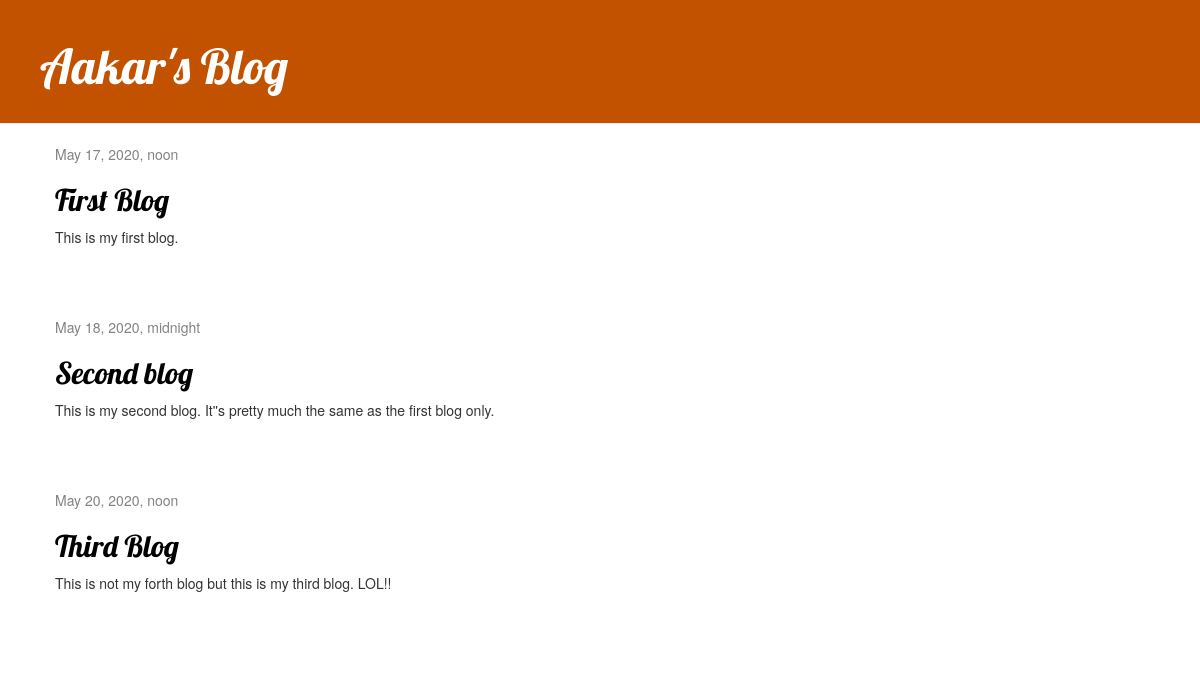
Before: / with the older database file.
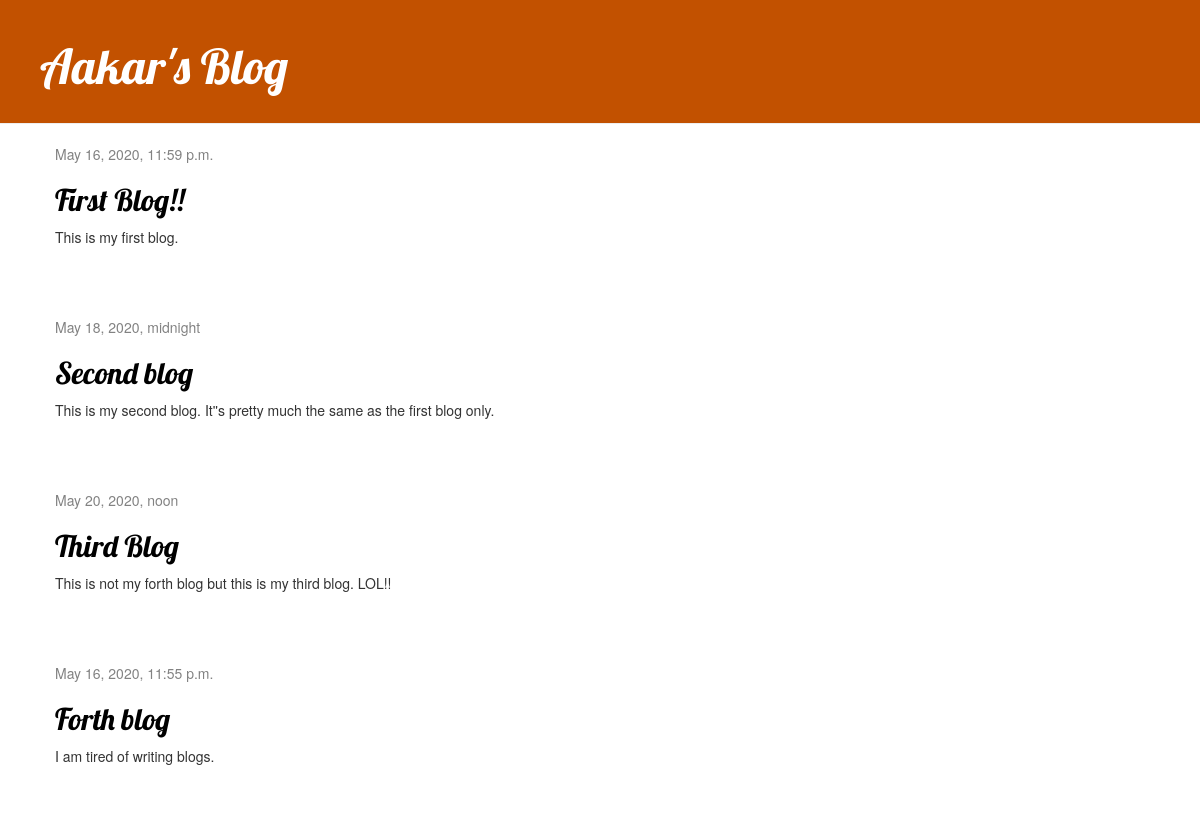
After: the same page with the newer database file.
### blog/models.py (models this page shows, shortened)
class Post(models.Model):
    author = models.ForeignKey(settings.AUTH_USER_MODEL, on_delete=models.CASCADE)
    title = models.CharField(max_length=200)
    text = models.TextField()
    created_date = models.DateTimeField(default=timezone.now)
    published_date = models.DateTimeField(blank=True, null=True)

### blog/views.py (the view)
# urls.py: path('', views.post_list, name='post_list'),
def post_list(request):
    posts = Post.objects.all()
    return render(request, 'blog/post_list.html', {'posts': posts})

### blog/templates/blog/post_list.html
{% extends 'blog/base.html' %}
{% block content %}
    {% for post in posts %}
        <div class="post">
            <div class="date">
                {{ post.published_date }}
            </div>
            <h2><a href="{% url 'post_detail' pk=post.pk %}">{{ post.title }}</a></h2>
            <p>{{ post.text|linebreaksbr }}</p>
        </div>
    {% endfor %}
{% endblock %}

### blog/templates/blog/base.html (shortened to what this page needs)
{% load static %}
<html>
<head>
    <link rel="stylesheet" href="//maxcdn.bootstrapcdn.com/bootstrap/3.2.0/css/bootstrap.min.css">
    <link rel="stylesheet" href="//maxcdn.bootstrapcdn.com/bootstrap/3.2.0/css/bootstrap-theme.min.css">
    <link rel="stylesheet" href="{% static 'css/blog.css' %}">
</head>
<body>
    <div class="page-header">
        <h1><a href="/">Aakar's Blog</a></h1>
    </div>
    <div class="content container">
        <div class="row">
            <div class="col-md-8">
                {% block content %}
                {% endblock %}
            </div>
        </div>
    </div>
</body>
</html>

### blog/static/css/blog.css (style rules this page uses)
.page-header { background-color: #C25100; margin-top: 0; padding: 20px 20px 20px 40px; }
.page-header h1, .page-header h1 a, .page-header h1 a:visited, .page-header h1 a:active { color: #ffffff; font-size: 36pt; text-decoration: none; }
.content { margin-left: 40px; }
h1, h2, h3, h4 { font-family: 'Lobster', cursive; }
.date { color: #828282; }
.post { margin-bottom: 70px; }
.post h2 a, .post h2 a:visited { color: #000000; }

Changed rows visible on the page:
changed Post "This is my first blog.": published_date "May 17, 2020, noon" → "May 16, 2020, 11:59 p.m."; title "First Blog" → "First Blog!!"
added Post: published_date "May 16, 2020, 11:55 p.m.", title "Forth blog", text "I am tired of writing blogs."
